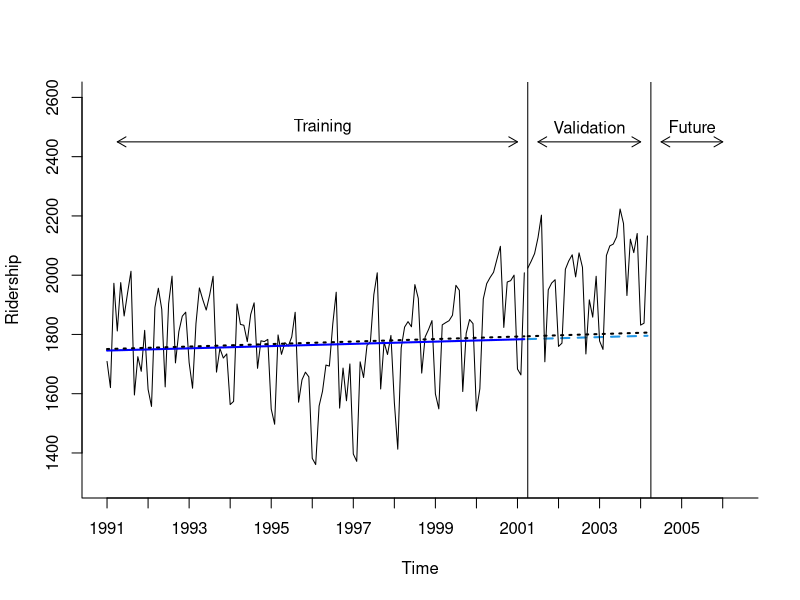

Generate this figure with R:
library(forecast)
library(zoo)

Amtrak.data <- read.csv("Amtrak data.csv")
ridership.ts <- ts(Amtrak.data$Ridership, start = c(1991, 1), end = c(2004, 3), freq = 12)

nValid <- 36
nTrain <- length(ridership.ts) - nValid
train.ts <- window(ridership.ts, start = c(1991, 1), end = c(1991, nTrain))
valid.ts <- window(ridership.ts, start = c(1991, nTrain + 1), end = c(1991, nTrain + nValid))

train.lm.expo.trend <- tslm(train.ts ~ trend, lambda = 0)
train.lm.expo.trend.pred <- forecast(train.lm.expo.trend, h = nValid, level = 0)

train.lm.linear.trend <- tslm(train.ts ~ trend, lambda = 1)
train.lm.linear.trend.pred <- forecast(train.lm.linear.trend, h = nValid, level = 0)

# Figures 6-3/6-5
plot(train.lm.expo.trend.pred, ylim = c(1300, 2600),  ylab = "Ridership", xlab = "Time", bty = "l", xaxt = "n", xlim = c(1991,2006.25), main = "", flty = 2)
axis(1, at = seq(1991, 2006, 1), labels = format(seq(1991, 2006, 1)))
lines(train.lm.expo.trend.pred$fitted, lwd = 2, col = "blue")  # Added in 6-5
lines(train.lm.linear.trend.pred$fitted, lwd = 2, col = "black", lty = 3)
lines(train.lm.linear.trend.pred$mean, lwd = 2, col = "black", lty = 3)
lines(valid.ts)
lines(c(2004.25 - 3, 2004.25 - 3), c(0, 3500)) 
lines(c(2004.25, 2004.25), c(0, 3500))
text(1996.25, 2500, "Training")
text(2002.75, 2500, "Validation")
text(2005.25, 2500, "Future")
arrows(2004 - 3, 2450, 1991.25, 2450, code = 3, length = 0.1, lwd = 1,angle = 30)
arrows(2004.5 - 3, 2450, 2004, 2450, code = 3, length = 0.1, lwd = 1,angle = 30)
arrows(2004.5, 2450, 2006, 2450, code = 3, length = 0.1, lwd = 1, angle = 30)


BoxCox(train.ts, 0)
